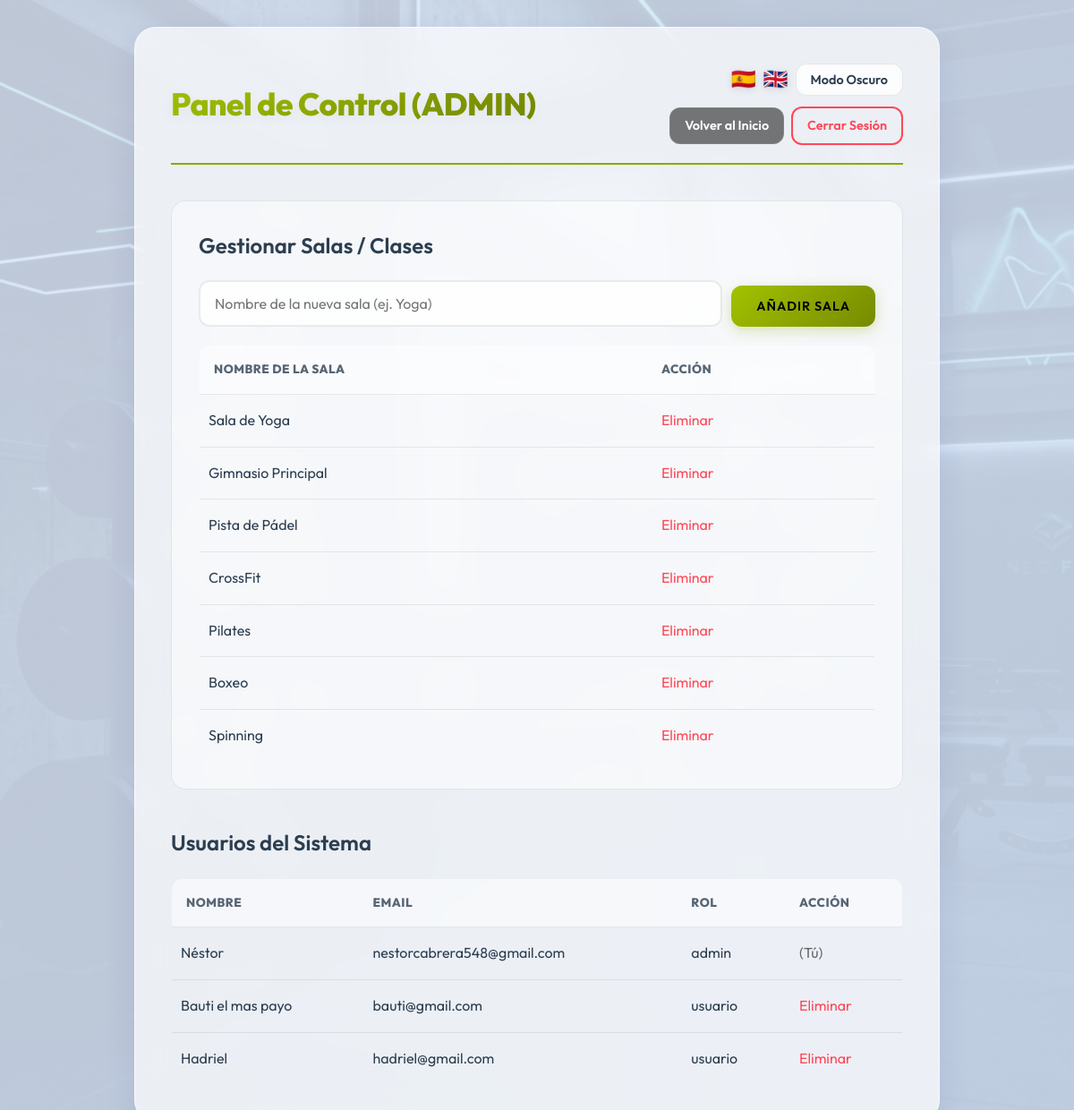
/index.php?action=admin (signed in), run on the app's committed database.
### tables this page shows
CREATE TABLE `salas` (
  `id` int(11) NOT NULL,
  `nombre` varchar(50) NOT NULL,
  `descripcion` text DEFAULT NULL
);

CREATE TABLE `usuarios` (
  `id` int(11) NOT NULL,
  `nombre` varchar(100) NOT NULL,
  `email` varchar(100) NOT NULL,
  `password` varchar(255) NOT NULL,
  `rol` enum('usuario','admin') DEFAULT 'usuario',
  `peso` float DEFAULT NULL,
  `altura` float DEFAULT NULL,
  `imc` float DEFAULT NULL,
  `foto_perfil` varchar(255) DEFAULT NULL
);

### controllers/reservaController.php (called while the page is built, shortened)
<?php
require_once 'models/reservaModel.php';
class ReservaController
{
    private $model;
    public function __construct($db)
    {
        $this->model = new ReservaModel($db);
    }
    public function listarSalas()
    {
        return $this->model->obtenerSalas();
    }
}

### models/reservaModel.php (called while the page is built, shortened)
<?php
class ReservaModel
{
    private $conn;
    public function __construct($db)
    {
        $this->conn = $db;
    }
    public function obtenerSalas()
    {
        $query = "SELECT * FROM salas";
        $resultado = $this->conn->query($query);
        return $resultado->fetch_all(MYSQLI_ASSOC);
    }
}

### controllers/usuarioController.php (called while the page is built, shortened)
<?php
class UsuarioController
{
    private $db;
    public function __construct($db)
    {
        $this->db = $db;
    }
    public function listarTodos()
    {
        $sql = "SELECT id, nombre, email, rol FROM usuarios";
        $stmt = $this->db->prepare($sql);
        $stmt->execute();
        $resultado = $stmt->get_result();
        return $resultado->fetch_all(MYSQLI_ASSOC);
    }
}

### views/admin.php (the view, shortened to what this page needs)
<!DOCTYPE html>
<html lang="es">
<head>
    <link rel="stylesheet" href="assets/css/style.css">
</head>
<body class="<?php echo (isset($_COOKIE['modo']) && $_COOKIE['modo'] === 'oscuro') ? 'dark-mode' : ''; ?>">
    <div class="contenedor-principal">
        <header>
            <h1><?php echo $texts['titulo_admin'] ?? 'Panel de Control (ADMIN)'; ?></h1>
            <div class="header-actions">
                <div class="preferencias">
                    <a href="index.php?action=cambiar_idioma&lang=es" class="btn-lang" title="Español">🇪🇸</a>
                    <a href="index.php?action=cambiar_idioma&lang=en" class="btn-lang" title="English">🇬🇧</a>
                    <button id="toggle-dark" class="btn-oscuro"><?php echo $texts['modo_oscuro'] ?? 'Modo Oscuro'; ?></button>
                </div>
                <div class="acciones-usuario">
                    <a href="index.php?action=dashboard" class="btn-admin"><?php echo $texts['volver_inicio'] ?? 'Volver al Inicio'; ?></a>
                    <a href="index.php?action=logout" class="btn-salir"><?php echo $texts['salir'] ?? 'Cerrar Sesión'; ?></a>
                </div>
            </div>
        </header>
        <section class="nueva-reserva" style="margin-top: 30px;">
            <h2><?php echo $texts['gestionar_salas'] ?? 'Gestionar Salas / Clases'; ?></h2>
            <form action="index.php?action=crear_sala" method="POST" class="form-reserva" style="display: flex; gap: 10px;">
                <input type="text" name="nombre_sala" placeholder="<?php echo $texts['nombre_sala_placeholder'] ?? 'Nombre de la nueva sala (ej. Yoga)'; ?>" required style="flex: 1;">
                <button type="submit" class="btn-reservar"><?php echo $texts['btn_anadir_sala'] ?? 'Añadir Sala'; ?></button>
            </form>
            <table style="width: 100%; margin-top: 20px; border-collapse: collapse;">
                <thead>
                    <tr style="text-align: left; border-bottom: 1px solid #444;">
                        <th><?php echo $texts['tabla_nombre_sala'] ?? 'Nombre de la Sala'; ?></th>
                        <th><?php echo $texts['tabla_accion'] ?? 'Acción'; ?></th>
                    </tr>
                </thead>
                <tbody>
                    <?php if (!empty($todasLasSalas)): ?>
                        <?php foreach ($todasLasSalas as $s): ?>
                            <tr style="border-bottom: 1px solid #333;">
                                <td style="padding: 10px;"><?php echo htmlspecialchars($s['nombre']); ?></td>
                                <td>
                                    <a href="index.php?action=borrar_sala&id=<?php echo $s['id']; ?>"
                                        onclick="return confirm('<?php echo $texts['confirmar_borrar_sala'] ?? '¿Seguro que quieres borrar esta sala?'; ?>')"
                                        style="color: var(--accent-red); text-decoration: none;"><?php echo $texts['btn_eliminar'] ?? 'Eliminar'; ?></a>
                                </td>
                            </tr>
                        <?php endforeach; ?>
                    <?php else: ?>
                        <tr>
                            <td colspan="2"><?php echo $texts['no_salas'] ?? 'No hay salas creadas.'; ?></td>
                        </tr>
                    <?php endif; ?>
                </tbody>
            </table>
        </section>
        <section class="mis-reservas" style="margin-top: 40px;">
            <h2><?php echo $texts['usuarios_sistema'] ?? 'Usuarios del Sistema'; ?></h2>
            <table style="width: 100%; border-collapse: collapse;">
                <thead>
                    <tr style="text-align: left; border-bottom: 1px solid #444;">
                        <th><?php echo $texts['tabla_nombre'] ?? 'Nombre'; ?></th>
                        <th><?php echo $texts['tabla_email'] ?? 'Email'; ?></th>
                        <th><?php echo $texts['tabla_rol'] ?? 'Rol'; ?></th>
                        <th><?php echo $texts['tabla_accion'] ?? 'Acción'; ?></th>
                    </tr>
                </thead>
                <tbody>
                    <?php if (!empty($todosLosUsuarios)): ?>
                        <?php foreach ($todosLosUsuarios as $u): ?>
                            <tr style="border-bottom: 1px solid #333;">
                                <td style="padding: 10px;"><?php echo htmlspecialchars($u['nombre']); ?></td>
                                <td><?php echo htmlspecialchars($u['email']); ?></td>
                                <td><span class="tag-rol"><?php echo $u['rol']; ?></span></td>
                                <td>
                                    <?php if ($u['id'] != $_SESSION['usuario_id']): ?>
                                        <a href="index.php?action=borrar_usuario&id=<?php echo $u['id']; ?>"
                                            onclick="return confirm('<?php echo $texts['confirmar_expulsar'] ?? '¿Expulsar a este usuario?'; ?>')"
                                            style="color: var(--accent-red); text-decoration: none;"><?php echo $texts['btn_eliminar'] ?? 'Eliminar'; ?></a>
                                    <?php else: ?>
                                        <span style="color: #666;"><?php echo $texts['tu_usuario'] ?? '(Tú)'; ?></span>
                                    <?php endif; ?>
                                </td>
                            </tr>
                        <?php endforeach; ?>
                    <?php endif; ?>
                </tbody>
            </table>
        </section>
    </div>
</body>
</html>

### index.php (shortened to what this page needs)
<?php
$idioma = $_COOKIE['idioma'] ?? 'es';
$ruta_json = "languages/$idioma.json";
if (file_exists($ruta_json)) {
    $json_data = file_get_contents($ruta_json);
    $texts = json_decode($json_data, true);
} else {
    $texts = ['bienvenido' => 'Fortafyt', 'reservar' => 'Reservar'];
}
require_once 'controllers/usuarioController.php';
require_once 'controllers/reservaController.php';
$database = new Database();
$db = $database->getConnection();
$usuarioCtrl = new UsuarioController($db);
$reservaCtrl = new ReservaController($db);
$action = $_GET['action'] ?? 'login';
switch ($action) {
    case 'admin':
        $todasLasSalas = $reservaCtrl->listarSalas();
        $todosLosUsuarios = $usuarioCtrl->listarTodos();
        include 'views/admin.php';
        break;
}

### assets/css/style.css (style rules this page uses)
:root { --primary-color: #8da600; --primary-gradient: linear-gradient(135deg, #a3c200 0%, #768a00 100%); --primary-glow: rgba(141, 166, 0, 0.3); --bg-body: linear-gradient(135deg, rgba(224, 234, 252, 0.85) 0%, rgba(207, 222, 243, 0.9) 100%), url('../img/gym_bg.png') center/cover fixed; --bg-card: rgba(255, 255, 255, 0.7); --bg-section: rgba(255, 255, 255, 0.5); --text-main: #2c3e50; --text-muted: #576574; --accent-red: #ff4757; --border-color: rgba(255, 255, 255, 0.6); --border-light: rgba(0, 0, 0, 0.08); --input-bg: rgba(255, 255, 255, 0.8); --input-focus: #ffffff; --row-hover: rgba(255, 255, 255, 0.6); --glass-blur: blur(16px); --shadow-main: 0 15px 35px rgba(31, 38, 135, 0.1); }
* { margin: 0; padding: 0; box-sizing: border-box; font-family: 'Outfit', sans-serif; }
body { background: var(--bg-body); background-attachment: fixed; color: var(--text-main); line-height: 1.6; padding: 30px 20px; min-height: 100vh; transition: background 0.5s ease, color 0.5s ease; }
.contenedor-principal, .auth-container { max-width: 900px; margin: 0 auto; background: var(--bg-card); backdrop-filter: var(--glass-blur); -webkit-backdrop-filter: var(--glass-blur); padding: 40px; border-radius: 24px; box-shadow: var(--shadow-main); border: 1px solid var(--border-color); transition: all 0.5s ease; }
header { display: flex; justify-content: space-between; align-items: center; margin-bottom: 40px; border-bottom: 2px solid var(--primary-color); padding-bottom: 20px; flex-wrap: wrap; gap: 15px; }
h1 { font-size: 2.2rem; font-weight: 800; letter-spacing: -0.5px; background: var(--primary-gradient); -webkit-background-clip: text; -webkit-text-fill-color: transparent; text-shadow: 0 4px 15px rgba(0, 0, 0, 0.05); }
h2 { font-size: 1.5rem; font-weight: 600; margin-bottom: 20px; color: var(--text-main); }
.header-actions { display: flex; flex-direction: column; align-items: flex-end; gap: 12px; margin-left: auto; }
.preferencias, .acciones-usuario { display: flex; align-items: center; gap: 8px; justify-content: flex-end; }
.btn-lang { text-decoration: none; font-size: 1.4rem; transition: transform 0.3s cubic-bezier(0.34, 1.56, 0.64, 1); filter: drop-shadow(0 2px 4px rgba(0, 0, 0, 0.1)); }
.btn-oscuro, .btn-admin, .btn-salir, .btn-reservar, .btn-full { font-family: 'Outfit', sans-serif; outline: none; cursor: pointer; border-radius: 12px; font-size: 0.9rem; font-weight: 600; transition: all 0.3s cubic-bezier(0.4, 0, 0.2, 1); display: inline-flex; align-items: center; justify-content: center; white-space: nowrap; }
.btn-oscuro { background: var(--bg-section); color: var(--text-main); border: 1px solid var(--border-light); padding: 8px 16px; backdrop-filter: blur(5px); }
.btn-admin { background: rgba(85, 85, 85, 0.8); color: white; text-decoration: none; padding: 8px 16px; border: 1px solid rgba(255, 255, 255, 0.1); }
.btn-salir { background: transparent; color: var(--accent-red); text-decoration: none; border: 2px solid var(--accent-red); padding: 8px 16px; }
.btn-reservar, .btn-full { background: var(--primary-gradient); color: #000 !important; border: none; padding: 14px 28px; text-transform: uppercase; letter-spacing: 1px; box-shadow: 0 4px 15px var(--primary-glow); }
.nueva-reserva { background: var(--bg-section); padding: 30px; border-radius: 16px; margin-bottom: 40px; border: 1px solid var(--border-light); }
.form-reserva { display: flex; flex-wrap: wrap; gap: 20px; align-items: flex-end; }
select, input { background: var(--input-bg); border: 2px solid var(--border-light); padding: 14px 16px; color: var(--text-main); border-radius: 12px; outline: none; font-size: 1rem; transition: all 0.3s ease; }
table { width: 100%; border-collapse: separate; border-spacing: 0; margin-top: 20px; border-radius: 12px; overflow: hidden; border: 1px solid var(--border-light); }
th { text-align: left; background: var(--bg-section); color: var(--text-muted); font-size: 0.85rem; text-transform: uppercase; padding: 16px; font-weight: 800; letter-spacing: 0.5px; }
td { padding: 16px; border-top: 1px solid var(--border-light); font-weight: 400; }
tr { transition: background 0.3s ease; }

### data on the page
salas: nombre "Sala de Yoga"
salas: nombre "Gimnasio Principal"
salas: nombre "Pista de Pádel"
salas: nombre "CrossFit"
salas: nombre "Pilates"
salas: nombre "Boxeo"
salas: nombre "Spinning"
usuarios: nombre "Néstor", email "nestorcabrera548@gmail.com", rol "admin"
usuarios: nombre "Bauti el mas payo", email "bauti@gmail.com", rol "usuario"
usuarios: nombre "Hadriel", email "hadriel@gmail.com", rol "usuario"

### other printed values
$texts['titulo_admin'] "Panel de Control (ADMIN)"
$texts['volver_inicio'] "Volver al Inicio"
$texts['salir'] "Cerrar Sesión"
$texts['gestionar_salas'] "Gestionar Salas / Clases"
$texts['btn_anadir_sala'] "AÑADIR SALA"
$texts['tabla_nombre_sala'] "NOMBRE DE LA SALA"
$texts['tabla_accion'] "ACCIÓN"
$texts['usuarios_sistema'] "Usuarios del Sistema"
$texts['tabla_nombre'] "NOMBRE"
$texts['tabla_email'] "EMAIL"
$texts['tabla_rol'] "ROL"
